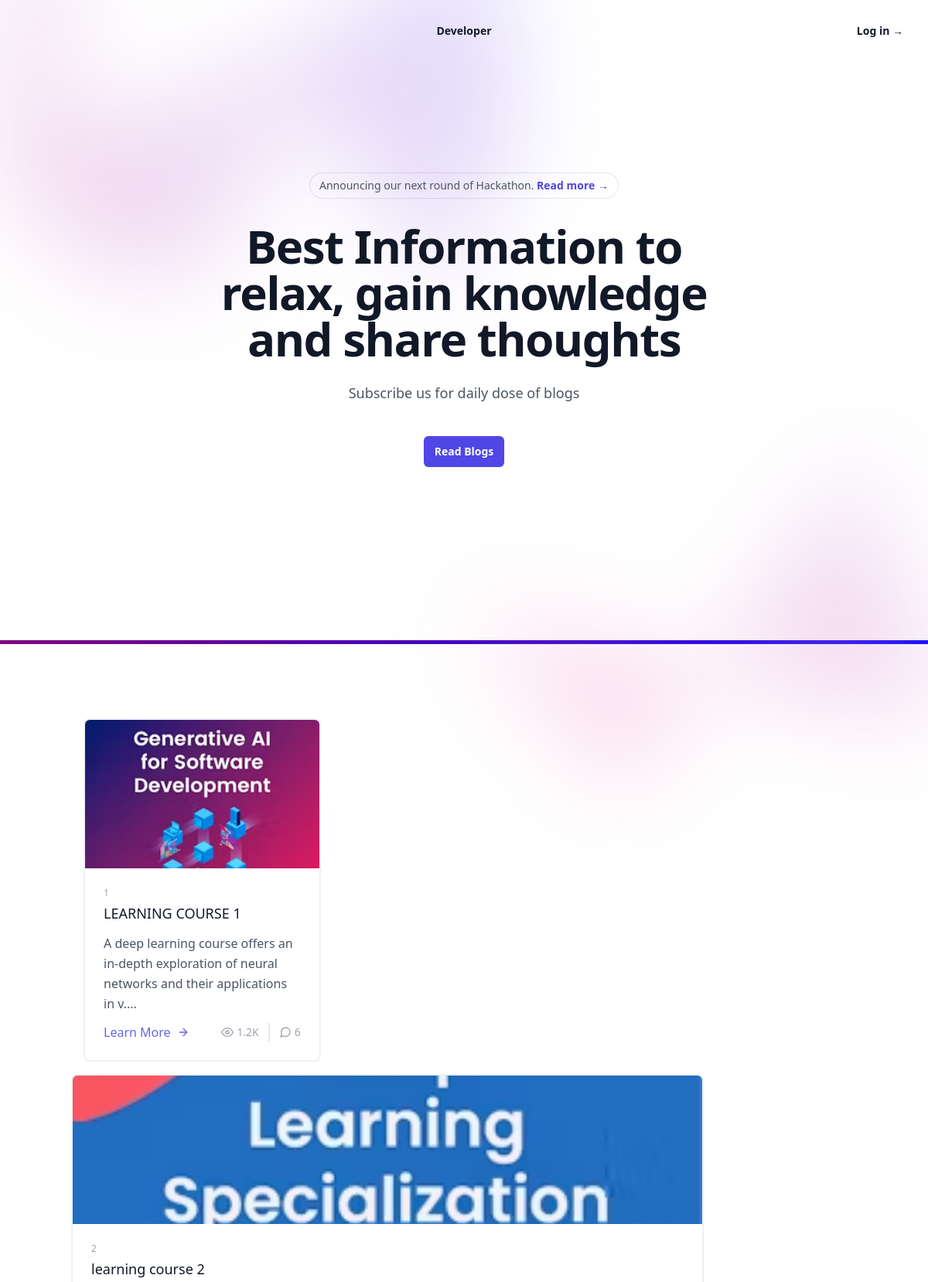
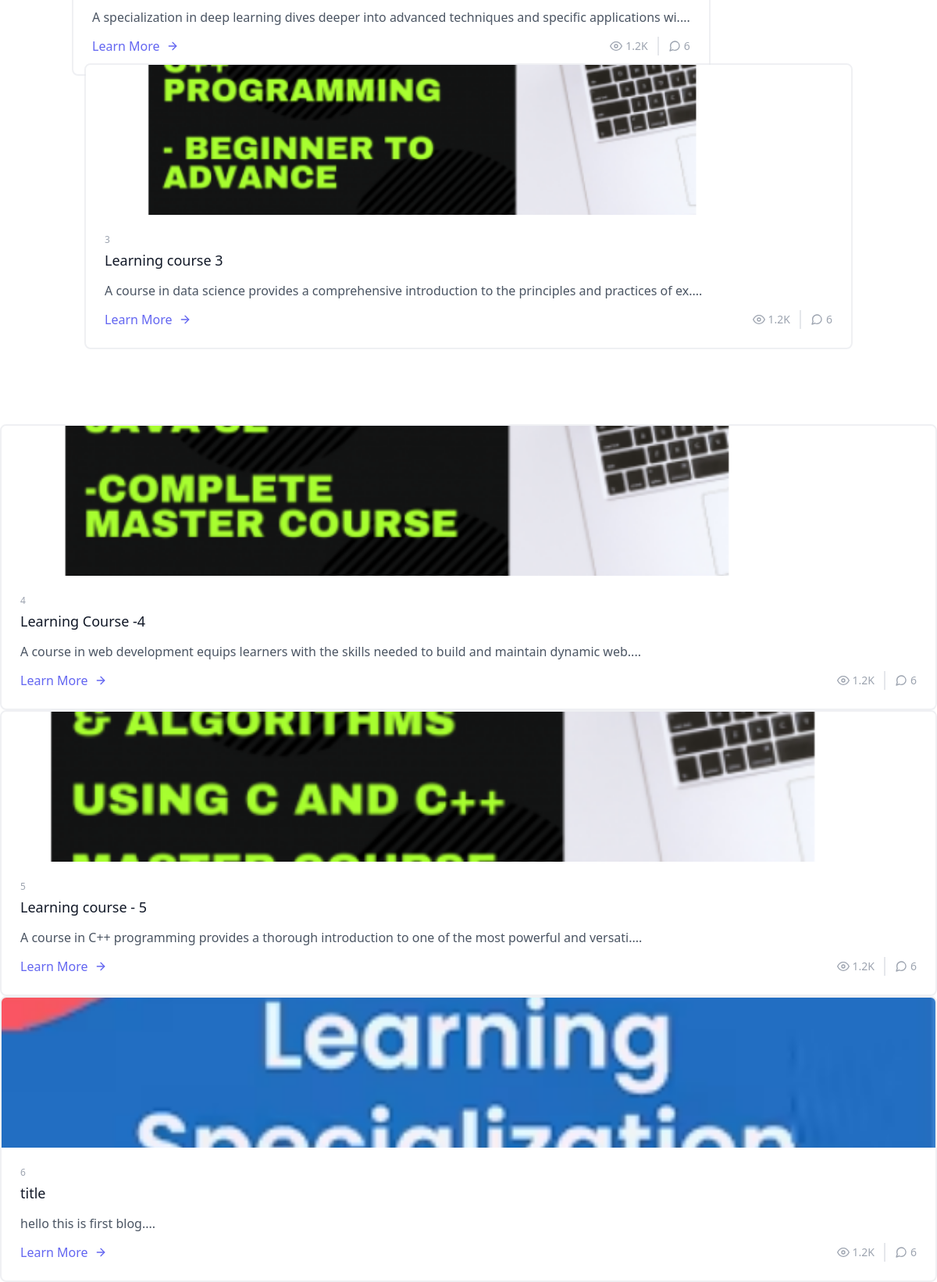
The page / on the database its author committed (2 pictures, top to bottom).
### tables this page shows
CREATE TABLE blogs (blog_id INTEGER, title TEXT, url TEXT, content TEXT);

### framework/Router/Router.php (called while the page is built, shortened)
<?php
class Router extends utility
{
    protected $paths = ["GET" => [], "POST" => []];
    function add($method, $path, $handler)
    {
        switch ($method) {
            case "GET":
                $this->paths["GET"][$path] = $handler;
                break;
            case "POST":
                $this->paths["POST"][$path] = $handler;
                break;
        }
    }
    function active()
    {
        $url = $_SERVER["REQUEST_URI"];
        $method = $_SERVER["REQUEST_METHOD"];
        $url = parse_url($url);
        if ($this->path_exist($url['path'], $method)) {
            $handler = $this->paths[$method][$url['path']];
            if (is_array($handler)) {
                return (new $handler[0])->{$handler[1]}(array_merge($_REQUEST,$_FILES));
            } else {
                return $handler($_REQUEST);
            }
        } else {
            return (new Error())->InvalidRequest();
        }
    }
    function path_exist($url, $method)
    {
        return array_key_exists($url, $this->paths[$method]);
    }
}

### framework/autoload.php (called while the page is built, shortened)
<?php
spl_autoload_register(function ($class){
    $file_path = __DIR__."/../".str_replace("\\","/",$class).".php";
});

### config.php (called while the page is built, shortened)
<?php
function loadEnv($filePath)
{
    if (!file_exists($filePath)) {
        return false;
    }
    return true;
}

### framework/DataBase/SQLite.php (called while the page is built, shortened)
<?php
require_once("config.php");
class SQLite {
    private $pdo;
    private $table;
    private $queryParams = [];
    private $dbName;
    public function __construct($dbName=null) {
        if(!$this->createDatabase($dbName)){
        $this->dbName = $dbName.".sqlite";
    }
    }
    private function connect() {
        $dsn = "sqlite:" . __DIR__ . "/sqlite/" . $this->dbName;
        $this->pdo = new \PDO($dsn);
        $this->pdo->setAttribute(\PDO::ATTR_ERRMODE, \PDO::ERRMODE_EXCEPTION);
    }
    public function table($table) {
        $this->table = $table;
        return $this;
    }
    public function get() {
        $sql = "SELECT * FROM $this->table";
        $stmt = $this->pdo->prepare($sql);
        $stmt->execute($this->queryParams);
        return $stmt->fetchAll(\PDO::FETCH_ASSOC);
    }
    public function createDatabase($dbName) {
        $dbName .= ".sqlite";
        $newDbPath = __DIR__ . "/sqlite/" . $dbName;
        if (file_exists($newDbPath)) {
            return false;
        }
        $this->dbName = $dbName;
        return true;
    }
}

### framework/Controllers/Controllers.php (called while the page is built, shortened)
<?php
class Controllers extends Template{
    function index($req){
        $db = new db($_ENV['SQLITE_DB_NAME']);
        $rows = $db->table('blogs')->get();
        return $this->view("index",["blogs"=>$rows]);
    }
}

### framework/cache/6a992d5529f459a44fee58c733255e86.php (the view, shortened to what this page needs)
<!doctype html>
<html>
<head>
  <script src="https://cdn.tailwindcss.com"></script>
  <link rel="stylesheet" href=<?php $this->asset("style.css"); ?> >
</head>
<body>
  <div class="bg-white">
    <header class="absolute inset-x-0 top-0 z-50">
      <nav class="flex items-center justify-between p-6 lg:px-8" aria-label="Global">
        <div class="flex lg:flex-1">
          <a href="#" class="-m-1.5 p-1.5">
          </a>
        </div>
        <div class="hidden lg:flex lg:gap-x-12">
          <a href="#" class="text-sm font-semibold leading-6 text-gray-900">Developer</a>
        </div>
        <div class="hidden lg:flex lg:flex-1 lg:justify-end">
          <a href="admin" class="text-sm font-semibold leading-6 text-gray-900">Log in <span
              aria-hidden="true">&rarr;</span></a>
        </div>
      </nav>
    </header>
    <div class="relative isolate px-6  lg:px-8">
      <div class="absolute inset-x-0  -z-10 transform-gpu overflow-hidden blur-3xl sm:-top-80" aria-hidden="true">
        <div
          class="relative left-[calc(50%-11rem)] aspect-[1155/678] w-[36.125rem] -translate-x-1/2 rotate-[30deg] bg-gradient-to-tr from-[#ff80b5] to-[#9089fc] opacity-30 sm:left-[calc(50%-30rem)] sm:w-[72.1875rem]"
          style="clip-path: polygon(74.1% 44.1%, 100% 61.6%, 97.5% 26.9%, 85.5% 0.1%, 80.7% 2%, 72.5% 32.5%, 60.2% 62.4%, 52.4% 68.1%, 47.5% 58.3%, 45.2% 34.5%, 27.5% 76.7%, 0.1% 64.9%, 17.9% 100%, 27.6% 76.8%, 76.1% 97.7%, 74.1% 44.1%)">
        </div>
      </div>
      <div class="mx-auto max-w-2xl py-32 sm:py-48 lg:py-56">
        <div class="hidden sm:mb-8 sm:flex sm:justify-center">
          <div
            class="relative rounded-full px-3 py-1 text-sm leading-6 text-gray-600 ring-1 ring-gray-900/10 hover:ring-gray-900/20">
            Announcing our next round of Hackathon. <a href="#" class="font-semibold text-indigo-600"><span
                class="absolute inset-0" aria-hidden="true"></span>Read more <span aria-hidden="true">&rarr;</span></a>
          </div>
        </div>
        <div class="text-center">
          <h1 class="text-balance text-4xl font-bold tracking-tight text-gray-900 sm:text-6xl">Best Information to
            relax, gain knowledge and share thoughts</h1>
          <p class="mt-6 text-lg leading-8 text-gray-600">Subscribe us for daily dose of blogs</p>
          <div class="mt-10 flex items-center justify-center gap-x-6">
            <a href="#blog"
              class="rounded-md bg-indigo-600 px-3.5 py-2.5 text-sm font-semibold text-white shadow-sm hover:bg-indigo-500 focus-visible:outline focus-visible:outline-2 focus-visible:outline-offset-2 focus-visible:outline-indigo-600">Read
              Blogs</a>
          </div>
        </div>
      </div>
      <div
        class="absolute inset-x-0 top-[calc(100%-13rem)] -z-10 transform-gpu overflow-hidden blur-3xl sm:top-[calc(100%-30rem)]"
        aria-hidden="true">
        <div
          class="relative left-[calc(50%+3rem)] aspect-[1155/678] w-[36.125rem] -translate-x-1/2 bg-gradient-to-tr from-[#ff80b5] to-[#9089fc] opacity-30 sm:left-[calc(50%+36rem)] sm:w-[72.1875rem]"
          style="clip-path: polygon(74.1% 44.1%, 100% 61.6%, 97.5% 26.9%, 85.5% 0.1%, 80.7% 2%, 72.5% 32.5%, 60.2% 62.4%, 52.4% 68.1%, 47.5% 58.3%, 45.2% 34.5%, 27.5% 76.7%, 0.1% 64.9%, 17.9% 100%, 27.6% 76.8%, 76.1% 97.7%, 74.1% 44.1%)">
        </div>
      </div>
    </div>
  </div>
  <div class="dividers"></div>
  <section class="text-gray-600 body-font" id="blog">
    <div class="container px-5 py-24 mx-auto">
      <div class="flex flex-wrap -m-4">
        <div class="p-4 md:w-1/3">
          <?php foreach($blogs as $row): ?>
          <div class="h-full border-2 border-gray-200 border-opacity-60 rounded-lg overflow-hidden">
            <img class="lg:h-48 md:h-36 w-full object-cover object-center" src="<?php echo htmlspecialchars($row['url'], ENT_QUOTES, "UTF-8"); ?>" alt="blog">
            <div class="p-6">
              <h2 class="tracking-widest text-xs title-font font-medium text-gray-400 mb-1"><?php echo htmlspecialchars($row["blog_id"], ENT_QUOTES, "UTF-8"); ?></h2>
              <h1 class="title-font text-lg font-medium text-gray-900 mb-3"><?php echo htmlspecialchars($row["title"], ENT_QUOTES, "UTF-8"); ?></h1>
              <p class="leading-relaxed mb-3"><?php echo htmlspecialchars(substr ($row["content"],0,100), ENT_QUOTES, "UTF-8"); ?>....</p>
              <div class="flex items-center flex-wrap ">
                <a class="text-indigo-500 inline-flex items-center md:mb-2 lg:mb-0"
                  href="blog?id=<?php echo htmlspecialchars($row['blog_id'], ENT_QUOTES, "UTF-8"); ?>">Learn More
                  <svg class="w-4 h-4 ml-2" viewBox="0 0 24 24" stroke="currentColor" stroke-width="2" fill="none"
                    stroke-linecap="round" stroke-linejoin="round">
                    <path d="M5 12h14"></path>
                    <path d="M12 5l7 7-7 7"></path>
                  </svg>
                </a>
                <span
                  class="text-gray-400 mr-3 inline-flex items-center lg:ml-auto md:ml-0 ml-auto leading-none text-sm pr-3 py-1 border-r-2 border-gray-200">
                  <svg class="w-4 h-4 mr-1" stroke="currentColor" stroke-width="2" fill="none" stroke-linecap="round"
                    stroke-linejoin="round" viewBox="0 0 24 24">
                    <path d="M1 12s4-8 11-8 11 8 11 8-4 8-11 8-11-8-11-8z"></path>
                    <circle cx="12" cy="12" r="3"></circle>
                  </svg>1.2K
                </span>
                <span class="text-gray-400 inline-flex items-center leading-none text-sm">
                  6
                </span>
              </div>
            </div>
          </div>
        </div>
        <?php endforeach; ?>
  </section>
</body>
</html>

### index.php (shortened to what this page needs)
<?php
require_once("framework/autoload.php");
require_once("framework/Router/Router.php");
$router = new Router;
echo $router->active();

### framework/utility/template.php (shortened to what this page needs)
<?php
require_once("config.php");
class Template
{
    protected $viewsPath;
    protected $cachePath;
    public function __construct()
    {
        $this->viewsPath = __DIR__ . "/../..".$_ENV["VIEWS_DIR"];
        $this->cachePath = rtrim(__DIR__ . "/../cache", '/');
    }
    public function view($view, $data = [])
    {
        echo $this->render($view);
    }
    public function render($view)
    {
        $filePath = $this->viewsPath  . $view . '.open.php';
        $cacheFile = $this->cachePath . '\\' . md5($view) . '.php';
        return rtrim(require($cacheFile),"1");
    }
    protected function compile($filePath, $cacheFile)
    {
        $content = file_get_contents($filePath);
        $content = str_replace('<?php require_once("../framework/utility/access.php"); ?>','',$content);
        $content = preg_replace('/@asset\s*\("(.+?)"\)/', '<?php $this->asset("$1"); ?> ', $content);
        $content = preg_replace('/{{\s*(.+?)\s*}}/', '<?php echo htmlspecialchars($1, ENT_QUOTES, "UTF-8"); ?>', $content);
        $content = preg_replace('/@if\s*\((.+?)\)/', '<?php if($1): ?>', $content);
        $content = preg_replace('/@else/', '<?php else: ?>', $content);
        $content = preg_replace('/@endif/', '<?php endif; ?>', $content);
        $content = preg_replace('/@foreach\s*\((.+?)\)/', '<?php foreach($1): ?>', $content);
        $content = preg_replace('/@endforeach/', '<?php endforeach; ?>', $content);
        $content = preg_replace('/@include\s*\("(.+?)"\)/', '<?php include $this->viewsPath . "/partials/$1"; ?>', $content);
        $content = preg_replace('/@layout\s*\("(.+?)"\)/', '<?php $this->layout("$1", ob_get_clean()); ?>', $content);
    }
    public function asset($path){
        echo "\"".$_ENV["BASE_URL"].$_ENV["STATIC_DIR"]."/$path"."\"";
    }
}

### public/style.css (style rules this page uses)
.dividers { height: 5px; background-image: linear-gradient(to right,purple,blue); width: 100%; }

### rows shown on the page
blogs: url (picture), blog "1", title "LEARNING COURSE 1", content "A deep learning course offers an in-depth exploration of neural networks and their applications in v"
blogs: url (picture), blog "2", title "learning course 2", content "A specialization in deep learning dives deeper into advanced techniques and specific applications wi"
blogs: url (picture), blog "3", title "Learning course 3", content "A course in data science provides a comprehensive introduction to the principles and practices of ex"
blogs: url (picture), blog "4", title "Learning Course -4", content "A course in web development equips learners with the skills needed to build and maintain dynamic web"
blogs: url (picture), blog "5", title "Learning course - 5", content "A course in C++ programming provides a thorough introduction to one of the most powerful and versati"
blogs: url (picture), blog "6", title "title", content "hello this is first blog"
